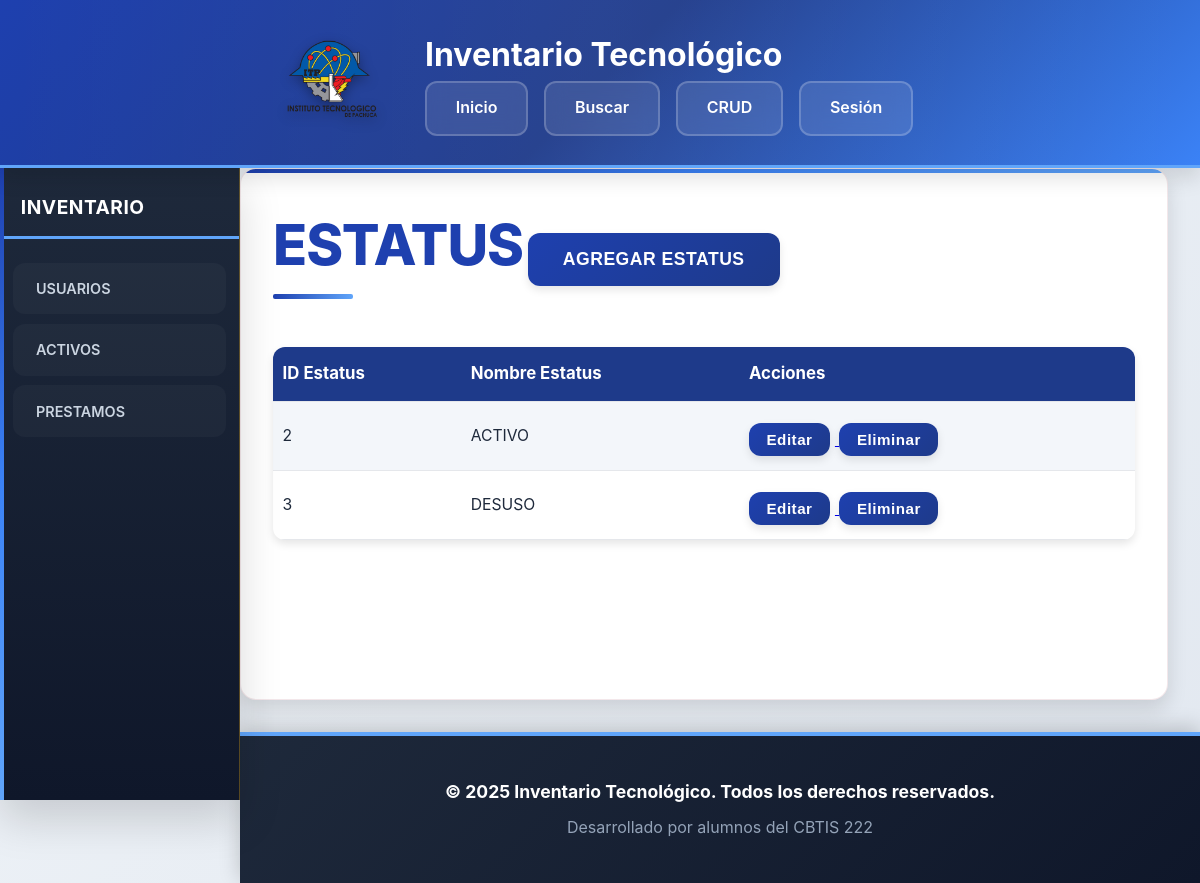
Page /pages/form_Estatus.php on the earlier database version.
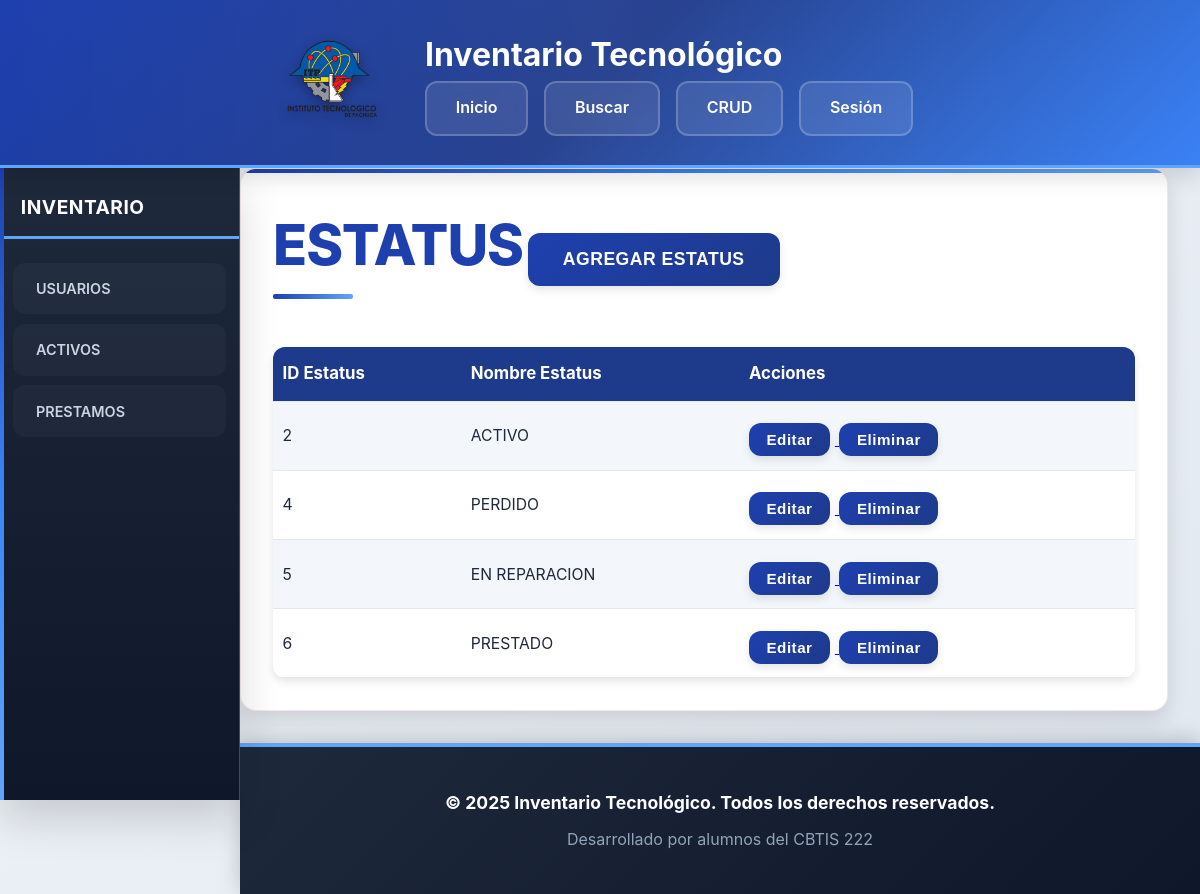
Same page on the later database version.
### tables this page shows
CREATE TABLE `Estatus` (
  `id_estatus` int(11) NOT NULL,
  `nombre_estatus` varchar(50) NOT NULL
);

### api/consulta_estatus.php (called while the page is built, shortened)
<?php
$resultado = $conexion->query(
    "SELECT*
    FROM
    Estatus
    ORDER BY CAST(SUBSTRING(id_estatus, -4) AS UNSIGNED) ASC;"
);

### pages/form_Estatus.php (the view)
<?php
include '../includes/DBConfig.php';
include '../api/consulta_estatus.php';
?>
<?php include '../includes/header.php'; ?>
<section class="contenedor">
    <h1>ESTATUS</h1>
    <a href="./form_NuevoEstatus.php">
        <button>AGREGAR ESTATUS</button>
    </a>
    <table class="tablas">
        <tr>
            <th>ID Estatus</th>
            <th>Nombre Estatus</th>
            <th>Acciones</th>
        </tr>
        <?php while ($row = $resultado->fetch_assoc()): ?>
            <tr>
                <td><?= ($row['id_estatus']) ?></td>
                <td><?= ($row['nombre_estatus']) ?></td>
                <td><a href="./form_ActualizarEstatus.php?id=<?php echo $row['id_estatus']; ?>">
                            <button>Editar</button>
                        </a>
                    <a href="../api/eliminar_estatus.php?id=<?php echo $row['id_estatus']; ?>"
                        onclick="return confirm('¿Estás seguro de eliminar este usuario?')">
                        <button>Eliminar</button>
                    </a>
                </td>
            </tr>
        <?php endwhile; ?>
    </table>
</section>
<?php include '../includes/footer.php'; ?>

Differences in the rows shown:
removed estatus: id_estatus "3", nombre_estatus "DESUSO"
added estatus: id_estatus "4", nombre_estatus "PERDIDO"
added estatus: id_estatus "5", nombre_estatus "EN REPARACION"
added estatus: id_estatus "6", nombre_estatus "PRESTADO"
